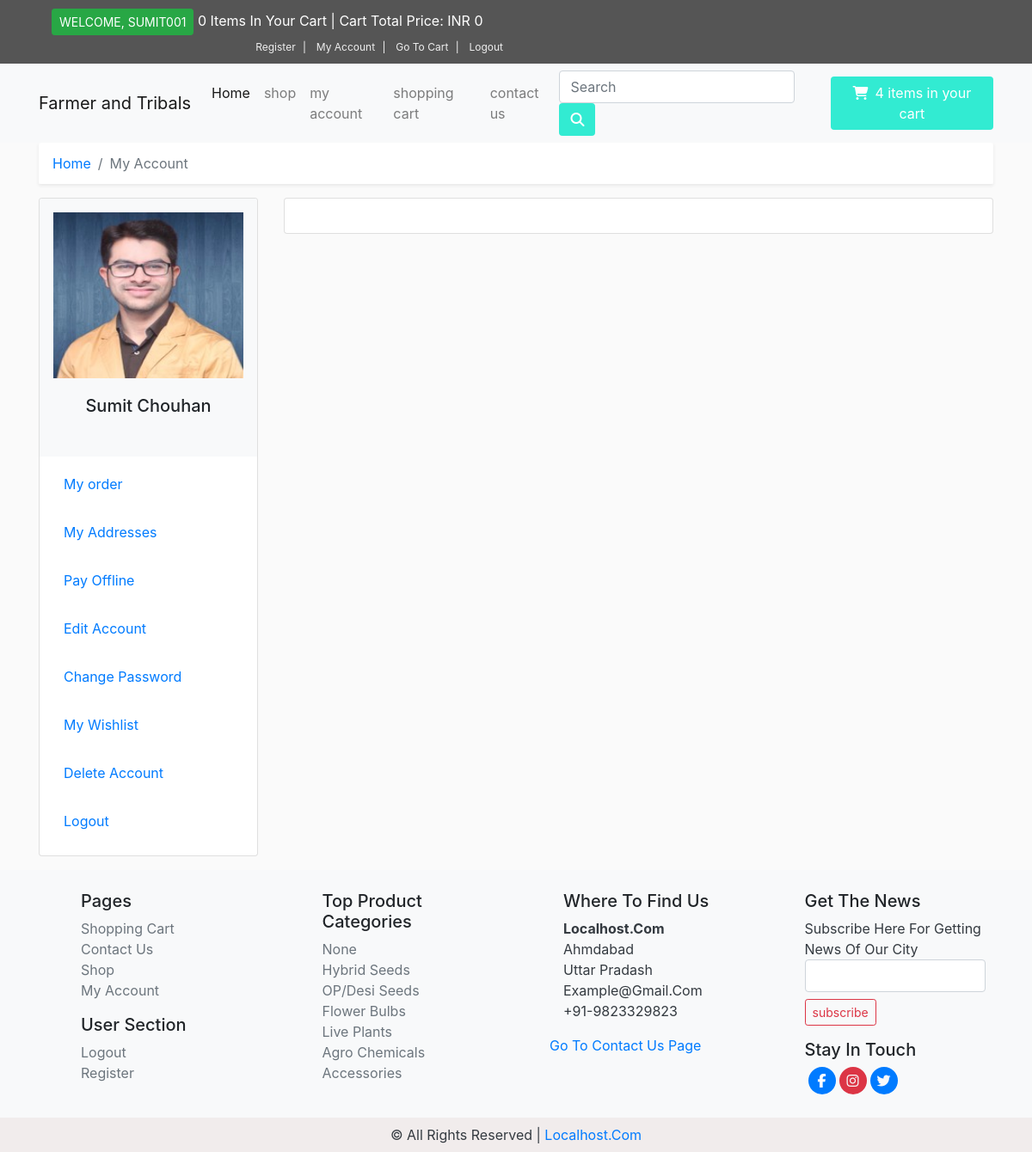
The app's page /customer/myaccount.php (signed in) with its own data.
### tables this page shows
CREATE TABLE `customers` (
  `cus_id` int(11) NOT NULL,
  `cus_name` varchar(255) NOT NULL,
  `cus_email` varchar(255) NOT NULL,
  `cus_password` text NOT NULL,
  `cus_username` varchar(255) NOT NULL,
  `cus_country` varchar(255) NOT NULL,
  `cus_city` varchar(255) NOT NULL,
  `cus_address` text NOT NULL,
  `cus_contact` int(10) NOT NULL,
  `cus_ip` text DEFAULT NULL,
  `cus_image` varchar(255) NOT NULL,
  `status` int(11) NOT NULL DEFAULT 1,
  `email_status` int(11) NOT NULL DEFAULT 0,
  `time&date` timestamp NOT NULL DEFAULT current_timestamp()
);

CREATE TABLE `product_categories` (
  `product_cat_id` int(11) NOT NULL,
  `product_cat_name` varchar(255) NOT NULL,
  `product_cat_desc` text NOT NULL
);

### customer/myaccount.php (the view, shortened to what this page needs)
<?php
include "includes/header.php";
include "includes/navbar.php";
if(isset($_SESSION['username'])){
?>
<div class="container-fluid">
    <div class="container pb-3">
        <nav class="breadbcrumb shadow-sm">
            <ol class="breadcrumb">
                <li class="breadcrumb-item"><a href="index.php">Home</a></li>
                <li class="breadcrumb-item active" area-current="page">My Account</li>
            </ol>
        </nav>
        <div class="row">
            <div class="col-md-3">
                <div class="card">
                    <div class="profile bg-light card-img-top" style="height:300px;">
                    <?php
                    $user=$_SESSION['username'];
                    $getuser="select * from customers where cus_username='$user'";
                    $runuser=mysqli_query($conn,$getuser);
                    $row=mysqli_fetch_assoc($runuser);
                    $img=$row['cus_image'];
                    $name=$row['cus_name'];
                    ?>
                    <img src="customer_images/profile/<?php echo $img; ?>" class="w-100 h-75 p-3" alt="" class="responsive-img"><br>
                    <p class="text-center h5 p-1" style="text-transform:capitalize"><?php echo ucwords($name); ?></p>
                    </div>
                    <div class="card-body m-0 p-2">
                        <div class="list-group">
                            <a href="myaccount.php?myorder" class="list-group-item hover <?php if(isset($_GET['myorder'])){echo "active"; }?> mb-2" style="text-decoration:none; border:none">My order</a>
                            <a href="myaccount.php?myadd" class="list-group-item hover <?php if(isset($_GET['myadd'])){echo "active"; }?>  mb-2" style="text-decoration:none; border:none">My Addresses</a>
                            <a href="myaccount.php?pyoff" class="list-group-item hover <?php if(isset($_GET['pyoff'])){echo "active"; }?>  mb-2" style="text-decoration:none; border:none">Pay Offline</a>
                            <a href="myaccount.php?edac" class="list-group-item hover <?php if(isset($_GET['edac'])){echo "active"; }?>  mb-2" style="text-decoration:none; border:none">Edit Account</a>
                            <a href="myaccount.php?chps" class="list-group-item hover <?php if(isset($_GET['chps'])){echo "active"; }?>  mb-2" style="text-decoration:none; border:none">Change Password</a>
                            <a href="myaccount.php?mywh" class="list-group-item hover <?php if(isset($_GET['mywh'])){echo "active"; }?>  mb-2" style="text-decoration:none; border:none">My Wishlist</a>
                            <a href="myaccount.php?dlac" class="list-group-item hover <?php if(isset($_GET['dlac'])){echo "active"; }?>  mb-2" style="text-decoration:none; border:none">Delete Account</a>
                            <a href="myaccount.php?lg" class="list-group-item hover <?php if(isset($_GET['lg'])){echo "active"; }?>  mb-2" style="text-decoration:none; border:none">Logout</a>
                        </div>
                    </div>
                </div>
            </div>
            <div class="col-md-9">
                <div class="card">
                    <div class="card-body">
                    </div>
                </div>
            </div>
        </div>
    </div>
</div>
<?php
include "includes/footer.php";
}else{
    header("Location: ../login.php");
}
?>

### customer/includes/footer.php (shortened to what this page needs)
<footer class="bg-light">
    <div class="container p-4 pb-2">
        <div class="row">
            <div class="col col-md-3">
                <ul style="list-style:none;text-transform:Capitalize;">
                    <h5>pages</h5>
                    <li><a href="../cart.php" class="text-dark text-muted" style="text-transform:Capitalize;">shopping cart</a>
                    </li>
                    <li><a href="../contact.php" class="text-dark text-muted" style="text-transform:Capitalize;">contact us</a></li>
                    <li><a href="../shop.php" class="text-dark text-muted" style="text-transform:Capitalize;">shop</a></li>
                    <li><a href="myaccount.php" class="text-dark text-muted" style="text-transform:Capitalize;">my account</a></li>
                </ul>
                <ul style="list-style:none;text-transform:Capitalize;">
                    <h5>user section</h5>
                    <?php
                if(isset($_SESSION['username'])){
                    echo '<a href="../logout.php" class="text-dark text-muted">Logout</a>';
                }else{
                    echo '<a href="../login.php" class="text-dark text-muted">Login</a>';
                }
                ?>
                    <li><a href="../register.php" class="text-muted text-dark">register</a></li>
                </ul>
            </div>
            <div class="col col-md-3">
                <ul style="list-style:none;text-transform:Capitalize;">
                    <h5>top product categories</h5>
                    <?php
                    $get_p_cat="select * from product_categories";
                    $res=mysqli_query($conn,$get_p_cat);
                    if(mysqli_num_rows($res))
                    {
                        while($row=mysqli_fetch_assoc($res))
                        {
                            $p_cat_id=$row['product_cat_id'];
                            $p_cat_name=$row['product_cat_name'];
                            echo '<li><a href="../shop.php?p_cat='.$p_cat_id.'" class="text-dark text-muted" style="text-transform:Capitalize;">'.$p_cat_name.'</a></li>';
                        }
                    }
                    ?>
                </ul>
            </div>
            <div class="col col-md-3">
                <ul style="list-style:none;text-transform:Capitalize;">
                    <h5>where to find us</h5>
                    <li class="text-dark" style="text-transform:Capitalize;"><a href="<?php echo WEBSITE_PATH; ?>" class="text-dark"><strong>localhost.com</strong></a></li>
                    <li class="text-dark" style="text-transform:Capitalize;">ahmdabad</li>
                    <li class="text-dark" style="text-transform:Capitalize;">uttar pradash</li>
                    <li class="text-dark" style="text-transform:Capitalize;">example@gmail.com</li>
                    <li class="text-dark" style="text-transform:Capitalize;">+91-9823329823</li>
                </ul>
                <a href="contact.php" style="text-transform:Capitalize;" class="ml-4">go to contact us page</a>
            </div>
            <div class="col col-md-3">
                <ul style="list-style:none;text-transform:Capitalize;">
                    <h5>get the news</h5>
                    <li class="text-dark" style="text-transform:Capitalize;">subscribe here for getting news of our city
                    </li>
                    <li class="text-dark" style="text-transform:Capitalize;">
                        <form class="input-form my-2 my-lg-0">
                            <input class="form-control mr-sm-2 mb-2" required type="subscribe" aria-label="subscribe">
                            <button class="btn my-2 my-sm-0 mr-2 btn-sm btn-outline-danger"
                                type="submit">subscribe</button>
                        </form>
                    </li>
                </ul>
                <ul style="list-style:none;text-transform:Capitalize;">
                    <h5>stay in touch</h5>
                    <li><a href="<?php echo FACEBOOK; ?>" class="text-dark text-muted float-left" style="text-transform:Capitalize;"><i class="fa fa-facebook bg-primary text-center rounded-circle text-white p-2 ml-1" style="width:32px;height:32px;"></i></a></li>
                    <li><a href="<?php echo INSTAGRAM; ?>" class="text-dark text-muted float-left" style="text-transform:Capitalize;"><i class="fa fa-instagram bg-danger text-center rounded-circle text-light p-2 ml-1" style="width:32px;height:32px;"></i></a></li>
                    <li><a href="<?php echo TWITTER; ?>" class="text-dark text-muted float-left" style="text-transform:Capitalize;"><i class="fa fa-twitter bg-primary text-center rounded-circle text-light p-2 ml-1" style="width:32px;height:32px;"></i></a></li>
                </ul>
            </div>
        </div>
    </div>
    <div class="footer-copyright text-center" style="background-color:rgb(241, 236, 236);">
        <div class="container p-2">
            <span class="text-dark" style="text-transform:Capitalize;">&copy; all rights reserved | <a href="<?php echo WEBSITE_PATH; ?>">localhost.com</a></span>
        </div>
    </div>
</footer>
</body>
</html>

### customer/css/style.css (style rules this page uses)
.container-fluid { background-color:rgb(250, 250, 250); }
.breadcrumb { background-color: #ffffff !important; }

### records on screen
customers: cus_image (picture), cus_name "Sumit Chouhan"
product_categories: product_cat_name "None"
product_categories: product_cat_name "Hybrid Seeds"
product_categories: product_cat_name "OP/Desi Seeds"
product_categories: product_cat_name "Flower Bulbs"
product_categories: product_cat_name "Live Plants"
product_categories: product_cat_name "Agro Chemicals"
product_categories: product_cat_name "Accessories"

### other values on screen
$_SESSION['username'] "SUMIT001"
$count "0"
$total "0"
WEBSITE_NAME "Farmer and Tribals"
